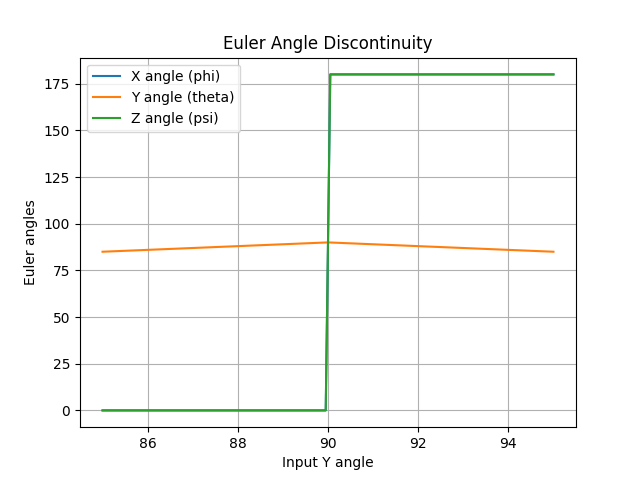

Here is the Python script that generated this plot:
# 用来可视化欧拉角在万向节锁附近的不连续性
import numpy as np
import matplotlib.pyplot as plt
from scipy.spatial.transform import Rotation as R

# 定义一组欧拉角（ZYX 旋转顺序）
angles = np.linspace(85, 95, 100)  # Y轴旋转从 85° 到 95°
euler_angles = np.zeros((100, 3))  # 初始化欧拉角矩阵
euler_angles[:, 1] = angles  # 设置 Y轴旋转

# 转换为旋转矩阵
rotations = R.from_euler('ZYX', euler_angles, degrees=True)

# 转换回欧拉角，观察不连续性
new_euler_angles = rotations.as_euler('ZYX', degrees=True)

# 绘制欧拉角的变化
plt.plot(angles, new_euler_angles[:, 0], label="X angle (phi)")
plt.plot(angles, new_euler_angles[:, 1], label="Y angle (theta)")
plt.plot(angles, new_euler_angles[:, 2], label="Z angle (psi)")
plt.xlabel("Input Y angle")
plt.ylabel("Euler angles")
plt.legend()
plt.title("Euler Angle Discontinuity")
plt.grid()
plt.savefig('zzq_tools/eular_vis.png')